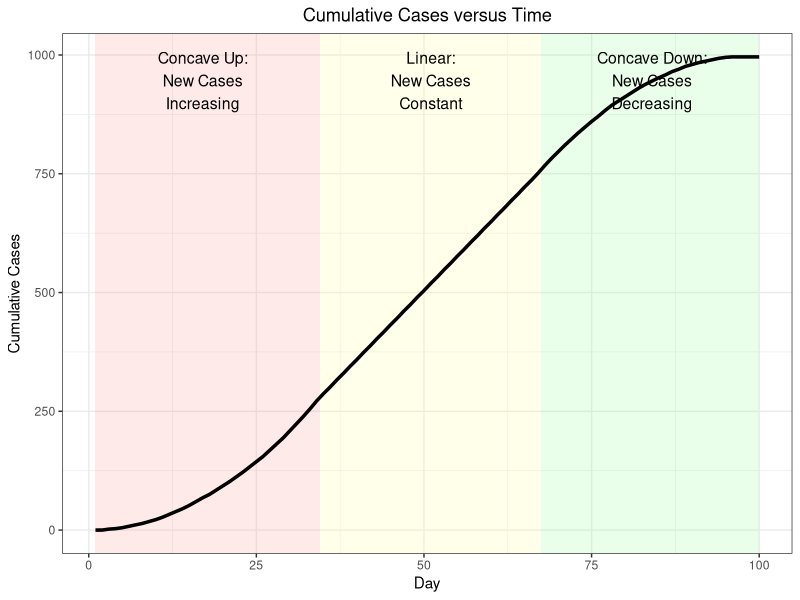
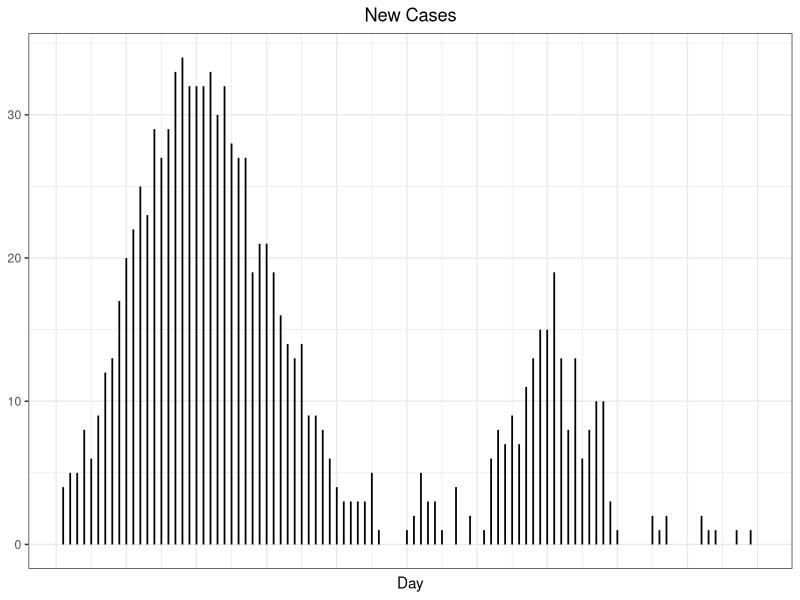
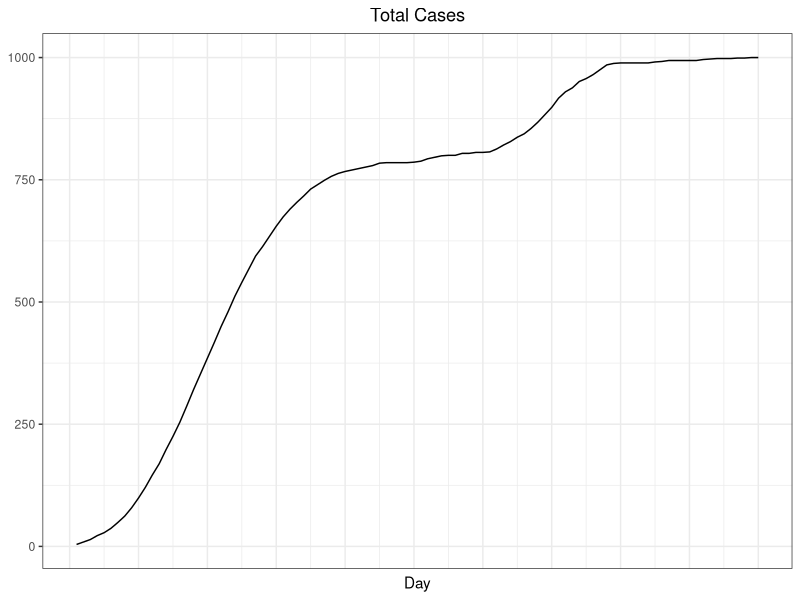
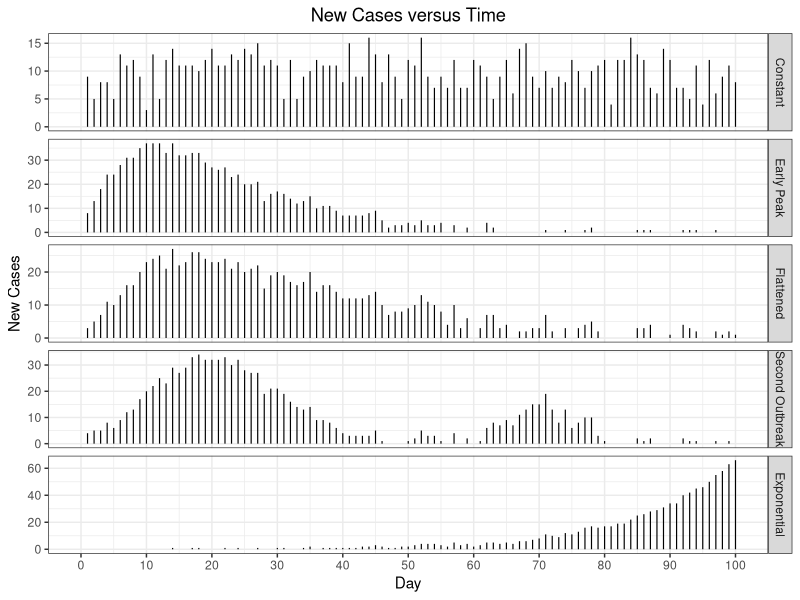
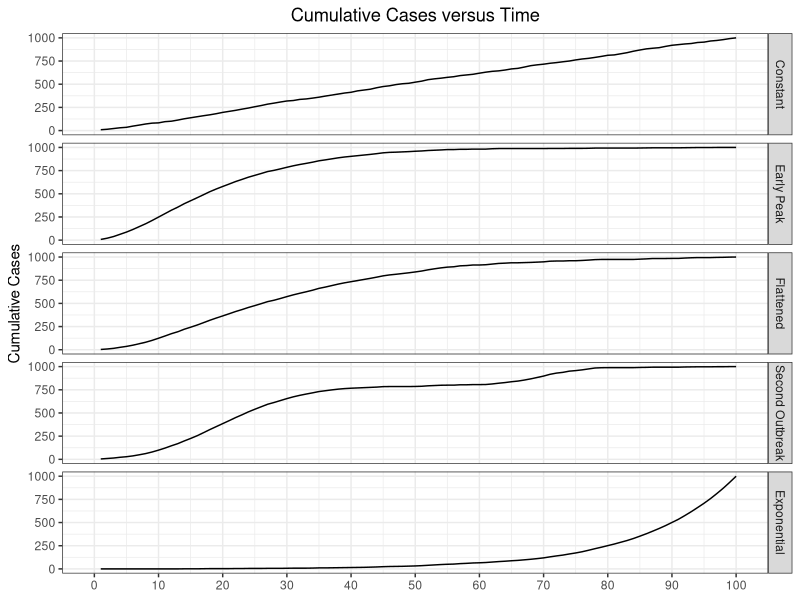
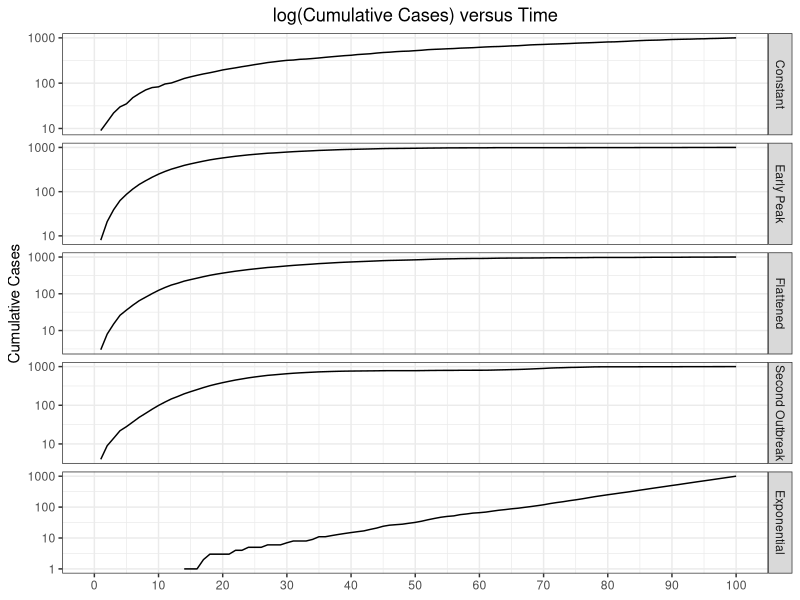
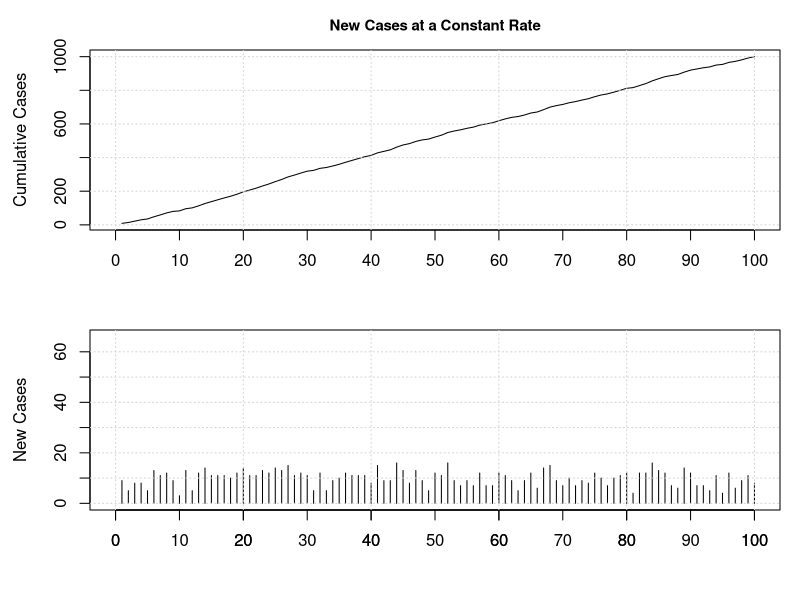
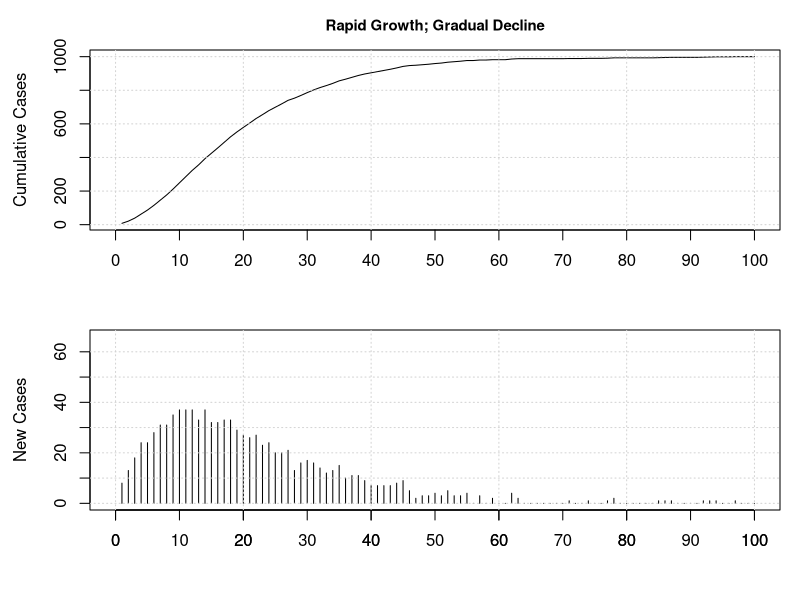

Reproduce these figures in R, in order.
out <- Sys.getenv("OUT_DIR")
if (out == "" || is.na(out)) out <- getwd()
dir.create(out, showWarnings = FALSE, recursive = TRUE)

suppressPackageStartupMessages({
  library(dplyr)
  library(ggplot2)
})

round_half_up <- function(x, digits = 0) {
  posneg <- sign(x)
  z <- abs(x) * 10^digits
  z <- z + 0.5 + sqrt(.Machine$double.eps)
  z <- trunc(z)
  posneg * z / 10^digits
}
fmt2 <- function(x) sprintf("%.2f", round_half_up(x, 2))
fmt4 <- function(x) sprintf("%.4f", round_half_up(x, 4))

## ---------------- Demo data (SAS streaminit(123) + RAND Normal) ----------------
set.seed(123)
norms <- rnorm(67)
Demo <- data.frame(Day = 1:100)
Demo$Block <- ifelse(Demo$Day < 35, "Concave Up:/New Cases/Increasing  ",
              ifelse(Demo$Day < 68, "Linear:/New Cases/Constant        ",
                                          "Concave Down:/New Cases/Decreasing"))
n1 <- 0L; n2 <- 0L
NewCases_raw <- numeric(100)
for (i in 1:100) {
  Day <- Demo$Day[i]
  if (Day < 35) {
    n1 <- n1 + 1L
    NewCases_raw[i] <- Day + norms[n1]
  } else if (Day < 68) {
    NewCases_raw[i] <- 30 + (Day %% 2)
  } else {
    n2 <- n2 + 1L
    NewCases_raw[i] <- 100 - Day + norms[34 + n2]
  }
}
NewCases2 <- floor(0.49 * NewCases_raw)
NewCases2[NewCases2 < 0] <- 0
Demo$NewCases <- NewCases2
Demo$Cumul <- cumsum(Demo$NewCases)

## ---------------- Datalines via text parsing (avoids manual length errors) ----------------
uni_txt <- "1 9 9
2 5 14
3 8 22
4 8 30
5 5 35
6 13 48
7 11 59
8 12 71
9 9 80
10 3 83
11 13 96
12 5 101
13 12 113
14 14 127
15 11 138
16 11 149
17 11 160
18 10 170
19 12 182
20 14 196
21 11 207
22 11 218
23 13 231
24 12 243
25 14 257
26 13 270
27 15 285
28 11 296
29 12 308
30 11 319
31 5 324
32 12 336
33 5 341
34 9 350
35 10 360
36 12 372
37 11 383
38 11 394
39 11 405
40 8 413
41 15 428
42 9 437
43 9 446
44 16 462
45 13 475
46 8 483
47 13 496
48 9 505
49 5 510
50 12 522
51 11 533
52 16 549
53 9 558
54 7 565
55 9 574
56 7 581
57 12 593
58 7 600
59 7 607
60 12 619
61 11 630
62 9 639
63 5 644
64 9 653
65 12 665
66 6 671
67 14 685
68 15 700
69 9 709
70 7 716
71 10 726
72 7 733
73 9 742
74 8 750
75 12 762
76 10 772
77 7 779
78 10 789
79 11 800
80 12 812
81 4 816
82 12 828
83 12 840
84 16 856
85 13 869
86 12 881
87 7 888
88 6 894
89 14 908
90 12 920
91 7 927
92 7 934
93 5 939
94 11 950
95 4 954
96 12 966
97 6 972
98 9 981
99 11 992
100 8 1000"

peak_txt <- "1 8 8
2 13 21
3 18 39
4 24 63
5 24 87
6 28 115
7 31 146
8 31 177
9 35 212
10 37 249
11 37 286
12 37 323
13 33 356
14 37 393
15 32 425
16 32 457
17 33 490
18 33 523
19 29 552
20 27 579
21 26 605
22 27 632
23 23 655
24 24 679
25 20 699
26 20 719
27 21 740
28 13 753
29 16 769
30 17 786
31 16 802
32 14 816
33 12 828
34 13 841
35 15 856
36 10 866
37 11 877
38 11 888
39 9 897
40 7 904
41 7 911
42 7 918
43 7 925
44 8 933
45 9 942
46 5 947
47 2 949
48 3 952
49 3 955
50 4 959
51 3 962
52 5 967
53 3 970
54 3 973
55 4 977
56 0 977
57 3 980
58 0 980
59 2 982
60 0 982
61 0 982
62 4 986
63 2 988
64 0 988
65 0 988
66 0 988
67 0 988
68 0 988
69 0 988
70 0 988
71 1 989
72 0 989
73 0 989
74 1 990
75 0 990
76 0 990
77 1 991
78 2 993
79 0 993
80 0 993
81 0 993
82 0 993
83 0 993
84 0 993
85 1 994
86 1 995
87 1 996
88 0 996
89 0 996
90 0 996
91 0 996
92 1 997
93 1 998
94 1 999
95 0 999
96 0 999
97 1 1000
98 0 1000
99 0 1000
100 0 1000"

flat_txt <- "1 3 3
2 5 8
3 7 15
4 11 26
5 10 36
6 13 49
7 16 65
8 16 81
9 20 101
10 23 124
11 24 148
12 25 173
13 21 194
14 27 221
15 22 243
16 23 266
17 26 292
18 26 318
19 24 342
20 23 365
21 23 388
22 24 412
23 21 433
24 23 456
25 20 476
26 21 497
27 22 519
28 15 534
29 19 553
30 20 573
31 19 592
32 17 609
33 16 625
34 17 642
35 20 662
36 14 676
37 16 692
38 16 708
39 14 722
40 12 734
41 12 746
42 12 758
43 12 770
44 13 783
45 14 797
46 10 807
47 7 814
48 8 822
49 8 830
50 9 839
51 10 849
52 13 862
53 11 873
54 10 883
55 8 891
56 4 895
57 10 905
58 3 908
59 6 914
60 0 914
61 3 917
62 7 924
63 7 931
64 3 934
65 4 938
66 0 938
67 2 940
68 2 942
69 3 945
70 3 948
71 7 955
72 2 957
73 0 957
74 3 960
75 0 960
76 3 963
77 4 967
78 5 972
79 2 974
80 0 974
81 0 974
82 0 974
83 0 974
84 0 974
85 3 977
86 3 980
87 4 984
88 0 984
89 0 984
90 1 985
91 0 985
92 4 989
93 3 992
94 2 994
95 0 994
96 0 994
97 2 996
98 1 997
99 2 999
100 1 1000"

out2_txt <- "1 4 4
2 5 9
3 5 14
4 8 22
5 6 28
6 9 37
7 12 49
8 13 62
9 17 79
10 20 99
11 22 121
12 25 146
13 23 169
14 29 198
15 27 225
16 29 254
17 33 287
18 34 321
19 32 353
20 32 385
21 32 417
22 33 450
23 30 480
24 32 512
25 28 540
26 27 567
27 27 594
28 19 613
29 21 634
30 21 655
31 19 674
32 16 690
33 14 704
34 13 717
35 14 731
36 9 740
37 9 749
38 8 757
39 6 763
40 4 767
41 3 770
42 3 773
43 3 776
44 3 779
45 5 784
46 1 785
47 0 785
48 0 785
49 0 785
50 1 786
51 2 788
52 5 793
53 3 796
54 3 799
55 1 800
56 0 800
57 4 804
58 0 804
59 2 806
60 0 806
61 1 807
62 6 813
63 8 821
64 7 828
65 9 837
66 7 844
67 11 855
68 13 868
69 15 883
70 15 898
71 19 917
72 13 930
73 8 938
74 13 951
75 6 957
76 8 965
77 10 975
78 10 985
79 3 988
80 1 989
81 0 989
82 0 989
83 0 989
84 0 989
85 2 991
86 1 992
87 2 994
88 0 994
89 0 994
90 0 994
91 0 994
92 2 996
93 1 997
94 1 998
95 0 998
96 0 998
97 1 999
98 0 999
99 1 1000
100 0 1000"

exp_txt <- "1 0 0
2 0 0
3 0 0
4 0 0
5 0 0
6 0 0
7 0 0
8 0 0
9 0 0
10 0 0
11 0 0
12 0 0
13 0 0
14 1 1
15 0 1
16 0 1
17 1 2
18 1 3
19 0 3
20 0 3
21 0 3
22 1 4
23 0 4
24 1 5
25 0 5
26 0 5
27 1 6
28 0 6
29 0 6
30 1 7
31 1 8
32 0 8
33 0 8
34 1 9
35 2 11
36 0 11
37 1 12
38 1 13
39 1 14
40 1 15
41 1 16
42 1 17
43 2 19
44 2 21
45 3 24
46 2 26
47 1 27
48 1 28
49 2 30
50 2 32
51 3 35
52 4 39
53 4 43
54 4 47
55 3 50
56 2 52
57 5 57
58 3 60
59 4 64
60 2 66
61 3 69
62 5 74
63 5 79
64 4 83
65 5 88
66 4 92
67 6 98
68 6 104
69 7 111
70 8 119
71 11 130
72 10 140
73 9 149
74 12 161
75 11 172
76 13 185
77 16 201
78 17 218
79 16 234
80 17 251
81 17 268
82 19 287
83 19 306
84 22 328
85 25 353
86 26 379
87 28 407
88 29 436
89 31 467
90 34 501
91 34 535
92 40 575
93 42 617
94 45 662
95 46 708
96 50 758
97 55 813
98 58 871
99 63 934
100 66 1000"

read3 <- function(txt, type) {
  df <- read.table(text = txt, col.names = c("Day","NewCases","Cumul"))
  df$Type <- type
  df
}
Uni <- read3(uni_txt, "Constant")
Peak <- read3(peak_txt, "Early Peak")
Flatten <- read3(flat_txt, "Flattened")
Outbreak2 <- read3(out2_txt, "Second Outbreak")
Exp <- read3(exp_txt, "Exponential")

type_order <- c("Constant","Early Peak","Flattened","Second Outbreak","Exponential")
Infection <- bind_rows(Uni, Peak, Flatten, Outbreak2, Exp)
Infection$Type <- factor(Infection$Type, levels = type_order)
stopifnot(all(c("Type","NewCases","Cumul","Day") %in% names(Infection)))
stopifnot(nrow(Infection) == 500)

## ---------------- PROC MEANS ----------------
means_df <- Infection %>%
  group_by(Type) %>%
  summarise(N = sum(!is.na(NewCases)),
            Mean = mean(NewCases, na.rm = TRUE),
            StdDev = sd(NewCases, na.rm = TRUE),
            Min = min(NewCases, na.rm = TRUE),
            Max = max(NewCases, na.rm = TRUE),
            Sum = sum(NewCases, na.rm = TRUE), .groups = "drop") %>%
  arrange(match(as.character(Type), type_order))
means_df$Type <- as.character(means_df$Type)

write.csv(means_df, file.path(out, "P099.csv"), row.names = FALSE, na = "")

txt_path <- file.path(out, "P099.txt")
con <- file(txt_path, open = "wt")
writeLines("The MEANS Procedure", con)
writeLines("", con)
hdr <- sprintf("%-16s %8s %12s %12s %8s %8s %8s", "Type", "N", "Mean", "Std Dev", "Minimum", "Maximum", "Sum")
writeLines(hdr, con)
for (i in seq_len(nrow(means_df))) {
  r <- means_df[i, ]
  line <- sprintf("%-16s %8d %12s %12s %8d %8d %8d",
                  r$Type, r$N, fmt4(r$Mean), fmt4(r$StdDev), r$Min, r$Max, r$Sum)
  writeLines(line, con)
  line2 <- sprintf("%-16s %8d %12s %12s %8d %8d %8d",
                  r$Type, r$N, fmt2(r$Mean), fmt2(r$StdDev), r$Min, r$Max, r$Sum)
  writeLines(line2, con)
}
writeLines("", con)
writeLines(sprintf("N total rows: %d", nrow(Infection)), con)
close(con)
file.copy(txt_path, file.path(out, "P099.lst"), overwrite = TRUE)

## ---------------- Figures ----------------
p_demo <- ggplot(Demo, aes(x = Day, y = Cumul)) +
  annotate("rect", xmin = 1, xmax = 34.5, ymin = -Inf, ymax = Inf, fill = "#FF9999", alpha = 0.2) +
  annotate("rect", xmin = 34.5, xmax = 67.5, ymin = -Inf, ymax = Inf, fill = "#FFFF99", alpha = 0.2) +
  annotate("rect", xmin = 67.5, xmax = 100, ymin = -Inf, ymax = Inf, fill = "#99FF99", alpha = 0.2) +
  annotate("text", x = 17, y = max(Demo$Cumul) * 0.95, label = "Concave Up:\nNew Cases\nIncreasing", size = 4) +
  annotate("text", x = 51, y = max(Demo$Cumul) * 0.95, label = "Linear:\nNew Cases\nConstant", size = 4) +
  annotate("text", x = 84, y = max(Demo$Cumul) * 0.95, label = "Concave Down:\nNew Cases\nDecreasing", size = 4) +
  geom_line(linewidth = 1.2, color = "black") +
  labs(title = "Cumulative Cases versus Time", y = "Cumulative Cases", x = "Day") +
  theme_bw() + theme(plot.title = element_text(hjust = 0.5))
ggsave(file.path(out, "sgplot.png"), p_demo, width = 6.4, height = 4.8, dpi = 100)
write.csv(Demo[, c("Day","Block","NewCases","Cumul")], file.path(out, "sgplot.csv"), row.names = FALSE, na = "")

p_needle <- ggplot(Outbreak2, aes(x = Day, y = NewCases)) +
  geom_segment(aes(xend = Day, yend = 0), linewidth = 0.6) +
  labs(title = "New Cases", x = "Day", y = NULL) +
  scale_x_continuous(breaks = seq(0, 100, 10)) +
  theme_bw() + theme(plot.title = element_text(hjust = 0.5), axis.text.x = element_blank(), axis.ticks.x = element_blank())
ggsave(file.path(out, "sgplot1.png"), p_needle, width = 3, height = 2, dpi = 100)
write.csv(Outbreak2[, c("Day","NewCases")], file.path(out, "sgplot1.csv"), row.names = FALSE, na = "")

p_total <- ggplot(Outbreak2, aes(x = Day, y = Cumul)) +
  geom_line() +
  labs(title = "Total Cases", x = "Day", y = NULL) +
  scale_x_continuous(breaks = seq(0, 100, 10)) +
  theme_bw() + theme(plot.title = element_text(hjust = 0.5), axis.text.x = element_blank(), axis.ticks.x = element_blank())
ggsave(file.path(out, "sgplot2.png"), p_total, width = 3, height = 2, dpi = 100)
write.csv(Outbreak2[, c("Day","Cumul")], file.path(out, "sgplot2.csv"), row.names = FALSE, na = "")

p_panel <- ggplot(Infection, aes(x = Day, y = NewCases)) +
  geom_segment(aes(xend = Day, yend = 0), linewidth = 0.4) +
  facet_grid(Type ~ ., scales = "free_y") +
  labs(title = "New Cases versus Time", x = "Day", y = "New Cases") +
  scale_x_continuous(breaks = seq(0, 100, 10), limits = c(0, 100)) +
  theme_bw() + theme(plot.title = element_text(hjust = 0.5), panel.grid.major = element_line())
ggsave(file.path(out, "sgpanel.png"), p_panel, width = 5, height = 6, dpi = 100)
write.csv(Infection[, c("Type","Day","NewCases")], file.path(out, "sgpanel.csv"), row.names = FALSE, na = "")

p_panel1 <- ggplot(Infection, aes(x = Day, y = Cumul)) +
  geom_line() +
  facet_grid(Type ~ ., scales = "free_y") +
  labs(title = "Cumulative Cases versus Time", x = "Day", y = "Cumulative Cases") +
  scale_x_continuous(breaks = seq(0, 100, 10), limits = c(0, 100)) +
  scale_y_continuous(limits = c(0, NA)) +
  theme_bw() + theme(plot.title = element_text(hjust = 0.5), panel.grid.major = element_line(), axis.title.x = element_blank())
ggsave(file.path(out, "sgpanel1.png"), p_panel1, width = 5, height = 6, dpi = 100)
write.csv(Infection[, c("Type","Day","Cumul")], file.path(out, "sgpanel1.csv"), row.names = FALSE, na = "")

InfPos <- Infection %>% filter(Cumul > 0)
p_panel2 <- ggplot(InfPos, aes(x = Day, y = Cumul)) +
  geom_line() +
  facet_grid(Type ~ ., scales = "free_y") +
  scale_y_log10() +
  labs(title = "log(Cumulative Cases) versus Time", x = "Day", y = "Cumulative Cases") +
  scale_x_continuous(breaks = seq(0, 100, 10), limits = c(0, 100)) +
  theme_bw() + theme(plot.title = element_text(hjust = 0.5), panel.grid.major = element_line(), axis.title.x = element_blank())
ggsave(file.path(out, "sgpanel2.png"), p_panel2, width = 5, height = 6, dpi = 100)
write.csv(InfPos[, c("Type","Day","Cumul")], file.path(out, "sgpanel2.csv"), row.names = FALSE, na = "")

render_one <- function(df, title, pngfile, csvfile) {
  png(pngfile, width = 500, height = 360)
  par(mfrow = c(2, 1), mar = c(2.5, 4.5, 2.5, 1), oma = c(2, 0, 0, 0))
  plot(df$Day, df$Cumul, type = "l", xlim = c(0, 100), xaxt = "n",
       ylab = "Cumulative Cases", xlab = "", main = title, cex.main = 0.9)
  axis(1, at = seq(0, 100, 10)); grid()
  plot(df$Day, df$NewCases, type = "h", xlim = c(0, 100), ylim = c(0, 66),
       ylab = "New Cases", xlab = "Day")
  axis(1, at = seq(0, 100, 10)); grid()
  dev.off()
  write.csv(df[, c("Day","NewCases","Cumul")], csvfile, row.names = FALSE, na = "")
}
render_one(Uni, "New Cases at a Constant Rate", file.path(out, "sgrender.png"), file.path(out, "sgrender.csv"))
render_one(Peak, "Rapid Growth; Gradual Decline", file.path(out, "sgrender1.png"), file.path(out, "sgrender1.csv"))
render_one(Flatten, "Gradual Growth; Gradual Decline", file.path(out, "sgrender2.png"), file.path(out, "sgrender2.csv"))
render_one(Outbreak2, "Secondary Outbreak", file.path(out, "sgrender3.png"), file.path(out, "sgrender3.csv"))
render_one(Exp, "Exponential Growth in New Cases", file.path(out, "sgrender4.png"), file.path(out, "sgrender4.csv"))
